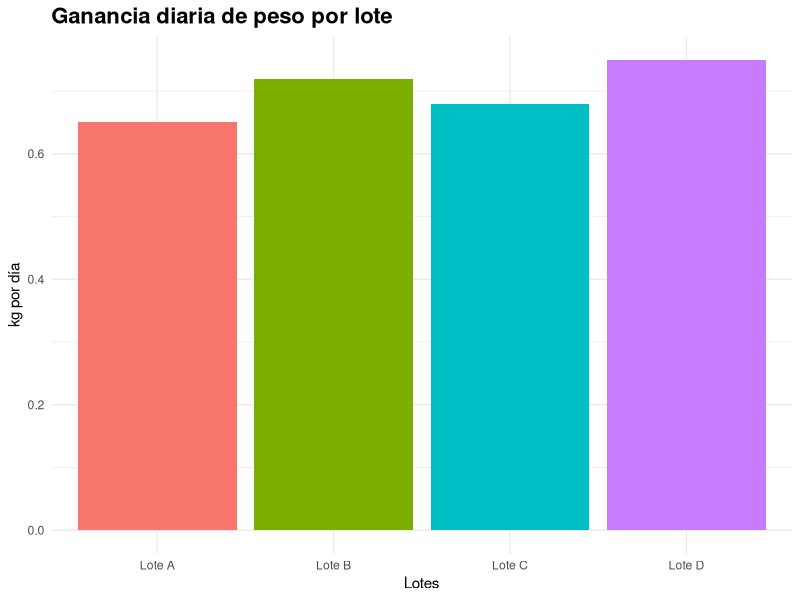
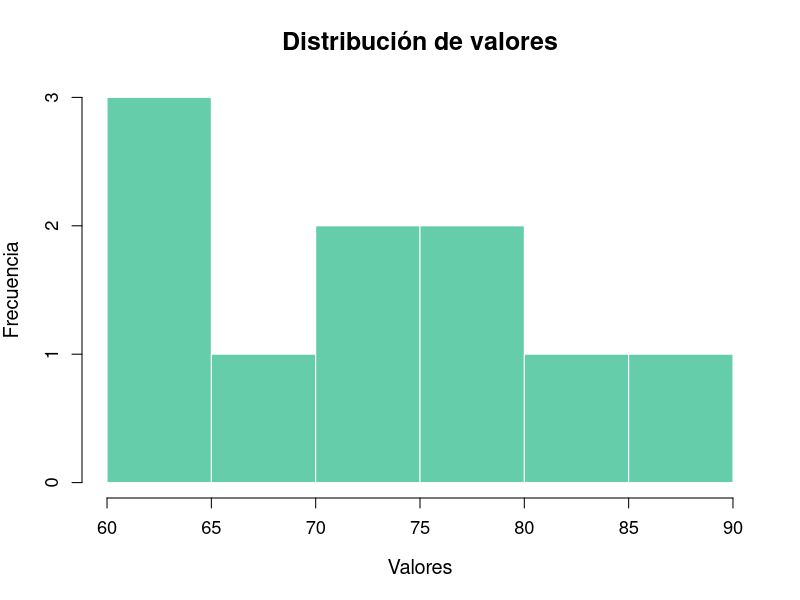
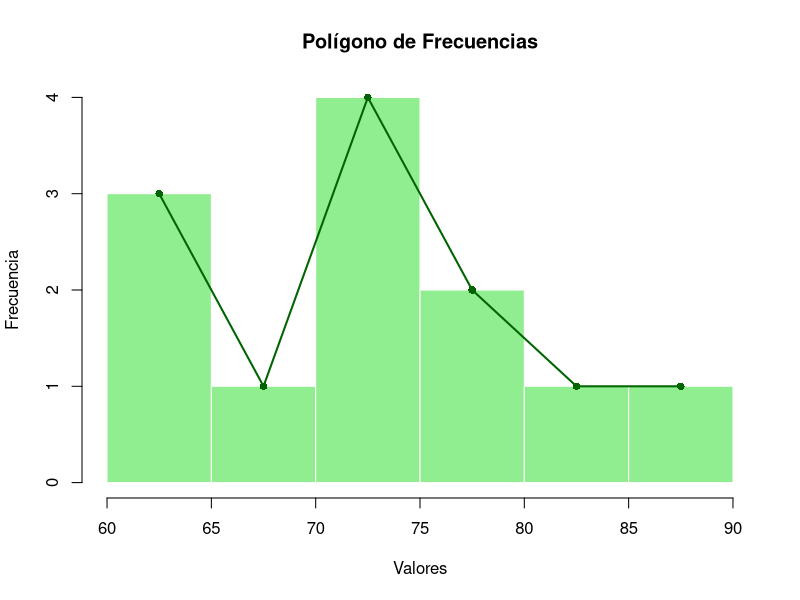
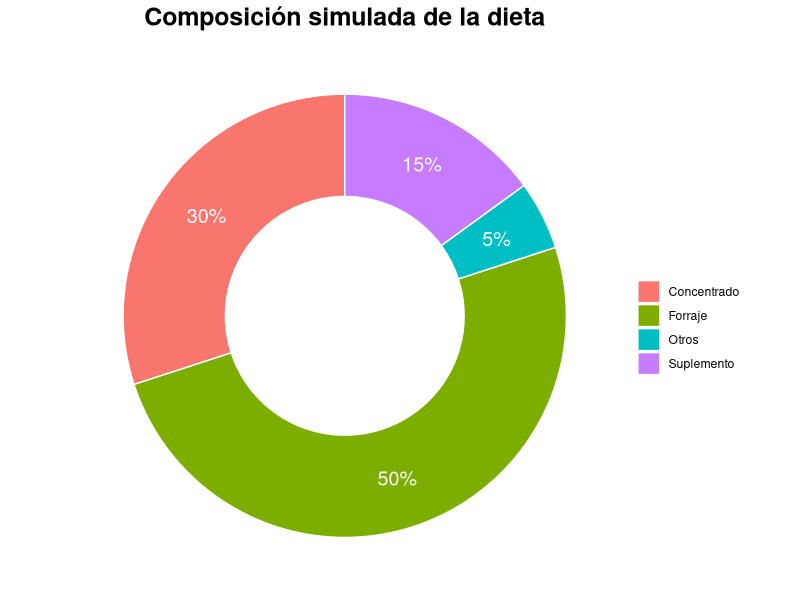
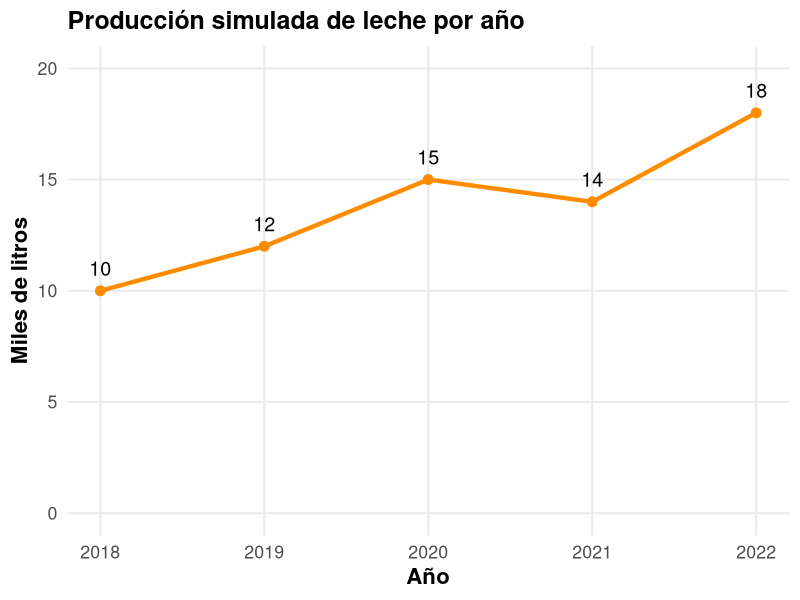

R code for these plots, in order:
## ---- chunk 1
fig.width=8
fig.height=5
lotes <- c("Lote A", "Lote B", "Lote C", "Lote D")
ganancia <- c(0.65, 0.72, 0.68, 0.75)

library(ggplot2)

datos <- data.frame(
  lote = lotes,
  ganancia = ganancia
)

ggplot(datos, aes(x = lote, y = ganancia, fill = lote)) +
  geom_bar(stat = "identity") +
  labs(title = "Ganancia diaria de peso por lote",
       x = "Lotes",
       y = "kg por día") +
  theme_minimal() +
  theme(legend.position = "none",
        plot.title = element_text(size = 16, face = "bold"))

## ---- chunk 2
fig.width=8
fig.height=5
datos <- c(60, 62, 65, 70, 72, 75, 78, 80, 85, 90)

hist(datos,
     col = "#66CDAA",
     main = "Distribución de valores",
     xlab = "Valores",
     ylab = "Frecuencia",
     breaks = 5,
     border = "white",
     cex.main = 1.5,
     cex.lab = 1.2,
     cex.axis = 1.1)

## ---- chunk 3
fig.width=10
fig.height=7
datos <- c(60, 62, 65, 70, 72, 73, 74, 75, 78, 80, 85, 90)

# Crear histograma
h <- hist(datos,
          col = "lightgreen",
          main = "Polígono de Frecuencias",
          xlab = "Valores",
          ylab = "Frecuencia",
          breaks = 5,
          border = "white")

# Agregar polígono
lines(h$mids, h$counts,
      type = "o",
      col = "darkgreen",
      lwd = 2,
      pch = 16)
## ---- chunk 4

library(ggplot2)

proporcion_dieta <- c(50, 30, 15, 5)
componentes <- c("Forraje", "Concentrado", "Suplemento", "Otros")

df <- data.frame(componentes, proporcion_dieta)

ggplot(df, aes(x = 2, y = proporcion_dieta, fill = componentes)) +
  geom_col(color = "white") +
  coord_polar(theta = "y") +
  xlim(0.5, 2.5) +  # crea el hueco (donut)
  geom_text(aes(label = paste0(proporcion_dieta, "%")),
            position = position_stack(vjust = 0.5),
            color = "white",
            size = 5) +
  labs(title = "Composición simulada de la dieta", fill = "") +
  theme_void() +
  theme(
    plot.title = element_text(size = 18, face = "bold", hjust = 0.5),
    legend.position = "right"
  )
## ---- chunk 5

library(ggplot2)

años <- c(2018, 2019, 2020, 2021, 2022)
leche <- c(10, 12, 15, 14, 18)

df <- data.frame(años, leche)

ggplot(df, aes(x = años, y = leche)) +
  geom_line(color = "#FF8C00", linewidth = 1.5) +
  geom_point(color = "#FF8C00", size = 3) +
  geom_text(aes(label = leche), vjust = -1, size = 5) +
  labs(
    title = "Producción simulada de leche por año",
    x = "Año",
    y = "Miles de litros"
  ) +
  ylim(0, 20) +
  theme_minimal(base_size = 16) +
  theme(
    plot.title = element_text(face = "bold", size = 18),
    axis.title = element_text(face = "bold"),
    panel.grid.minor = element_blank()
  )
